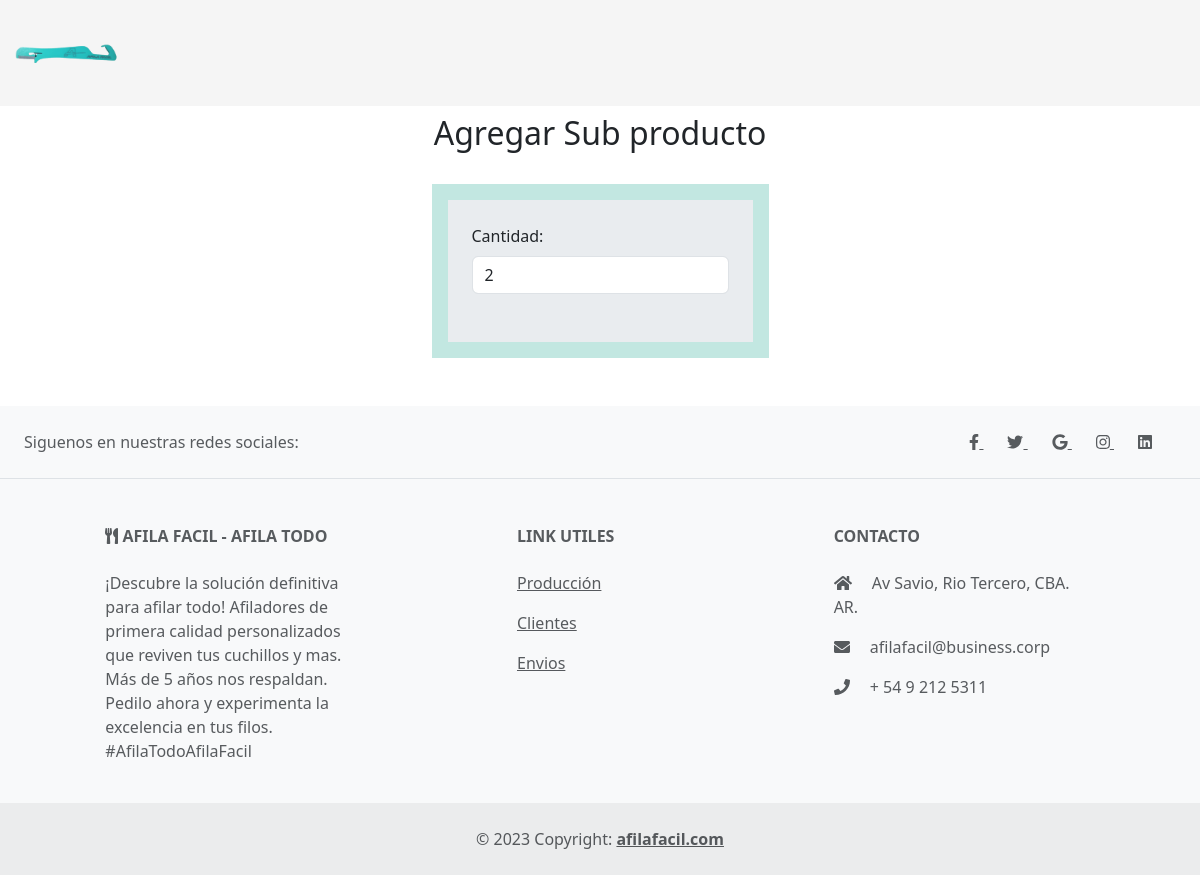
Before: /agregar_materias_produccion/5/ with the older database file.
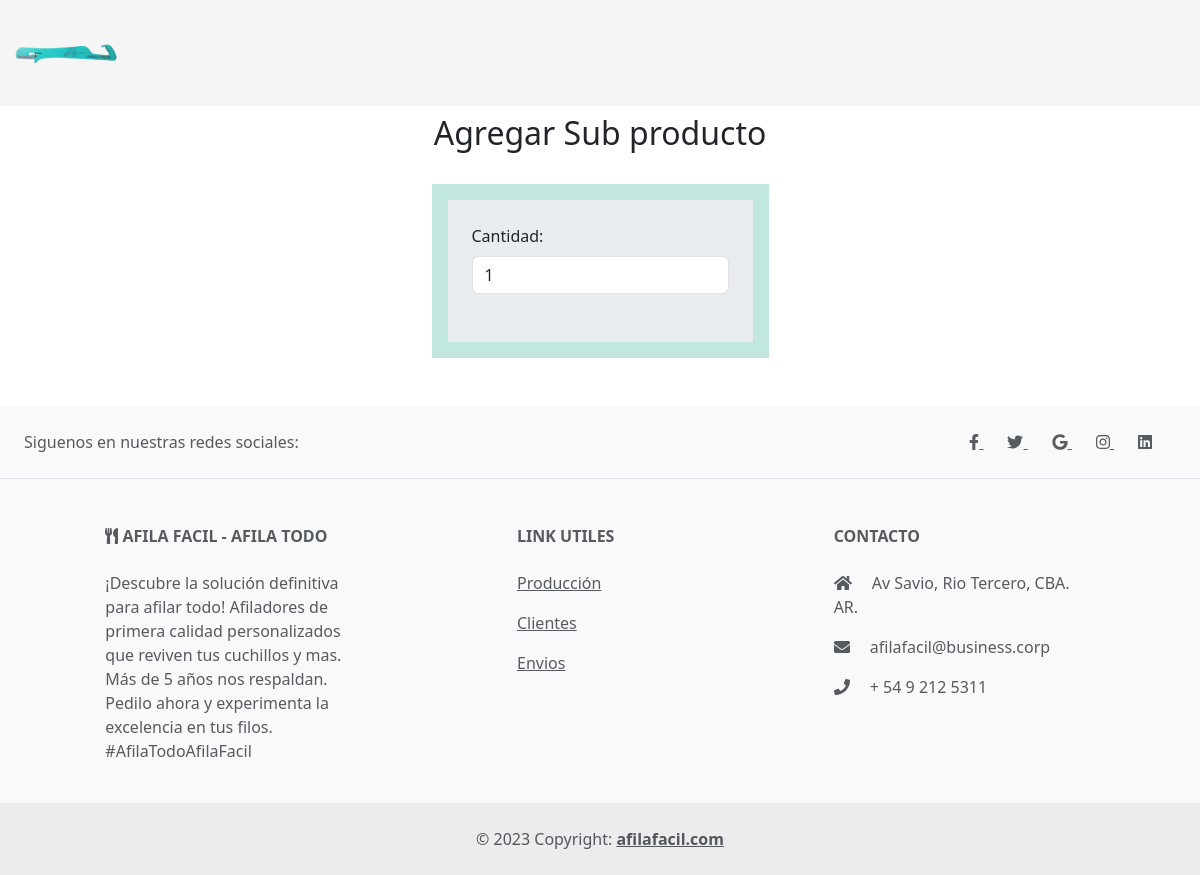
After: the same page with the newer database file.
### produccion/models.py (models this page shows, shortened)
class Produccion(models.Model):
    producto_completo = models.BooleanField(default=False)
    materias = models.ForeignKey(Materias, on_delete=models.CASCADE, related_name='produccion', null=True)
    produccion_cantidad = models.IntegerField(default=0)
    produccion_total = models.IntegerField(default=0)
    nombre = models.CharField(max_length=100, default='')
    class Meta:
        db_table = 'produccion'
        verbose_name = "Produccion"

### produccion/views.py (the view)
# urls.py: path('agregar_materias_produccion/<int:id>/',views.agregar_materias_produccion, name='agregar_materias_produccion'),
def agregar_materias_produccion(request, id):
    produccion = get_object_or_404(Produccion, pk=id)
    if request.method == 'POST':
        form = ProduccionCantidadForm(request.POST)
        if form.is_valid():
            nueva_cantidad = form.cleaned_data['cantidad']
            if nueva_cantidad == 0:
                messages.error(request, "No puede ingresar 0 materia")
                return render(request, 'agregar_materias_produccion.html', {'form': form, 'produccion': produccion})
            if nueva_cantidad < 0:
                messages.error(request, "La cantidad no puede ser negativa")
                return render(request, 'agregar_materias_produccion.html', {'form': form, 'produccion': produccion})
            ids_seleccionados = form.cleaned_data['materias_seleccionadas']
            print("IDs seleccionados:", ids_seleccionados)
            if not ids_seleccionados:
                messages.error(request, "Tiene que seleccionar alguna materia prima")
                print("Mensaje de error generado")
                return render(request, 'agregar_materias_produccion.html', {'form': form, 'produccion': produccion})
            materias_seleccionadas = Materias.objects.filter(id__in=ids_seleccionados)
            minimo_cantidad_materias = min(materia.cantidad for materia in materias_seleccionadas)
            if nueva_cantidad <= minimo_cantidad_materias:
                for materia in materias_seleccionadas:
                    if materia.cantidad >= nueva_cantidad:
                        materia.cantidad -= nueva_cantidad
                        materia.save()
                    else:
                        messages.warning(request, f"No hay suficiente stock de {materia.nombre}")
                nueva_cantidad += produccion.produccion_cantidad
                produccion.produccion_cantidad = nueva_cantidad
                total = sum(materia.precio * nueva_cantidad for materia in materias_seleccionadas)
                produccion.produccion_total = total
                produccion.save()
                return redirect('produccion')
            else:
                messages.warning(request, "No hay suficiente stock disponible")
        else:
            return render(request, 'agregar_materias_produccion.html', {'form': form, 'produccion': produccion})
    else:
        form = ProduccionCantidadForm(initial={
            'cantidad': produccion.produccion_cantidad
        })
    return render(request, 'agregar_materias_produccion.html', {'form': form, 'produccion': produccion})

### produccion/forms.py
class ProduccionCantidadForm(forms.Form):
    cantidad = forms.IntegerField()
    materias_choices = [(materia.id, materia.nombre) for materia in Materias.objects.all()]
    materias_seleccionadas = forms.MultipleChoiceField(choices=materias_choices, widget=forms.CheckboxSelectMultiple())

### produccion/templates/agregar_materias_produccion.html (shortened to what this page needs)
{% extends "materias_primas/layout.html" %}
{% load static %}
{% block content %}
    <div class="container-fluid ">
        <div class="d-flex flex-column align-items-center">
            <h2 class="mb-3 mt-2">Agregar Sub producto</h2>
            <div class="d-flex justify-content-center mt-3 mb-5" style="background-color: #c2e7e1;">
                <form class="m-3 p-4 bg-body-secondary" method="post" action="{% url 'agregar_materias_produccion' produccion.id %}"  enctype="multipart/form-data">
                    <div class="row mb-4">
                        <div class="form-outline w-100">
                            <label class="form-label" for="cantidad">Cantidad: </label>
                            <input type="number" id="cantidad" name="cantidad" class="form-control" value="{{ produccion.produccion_cantidad }}"/>
                        </div>
                    </div>
                </form>
            </div>
        </div>
    </div>
{% endblock %}

Changed rows visible on the page:
changed Produccion: cantidad "2" → "1"
